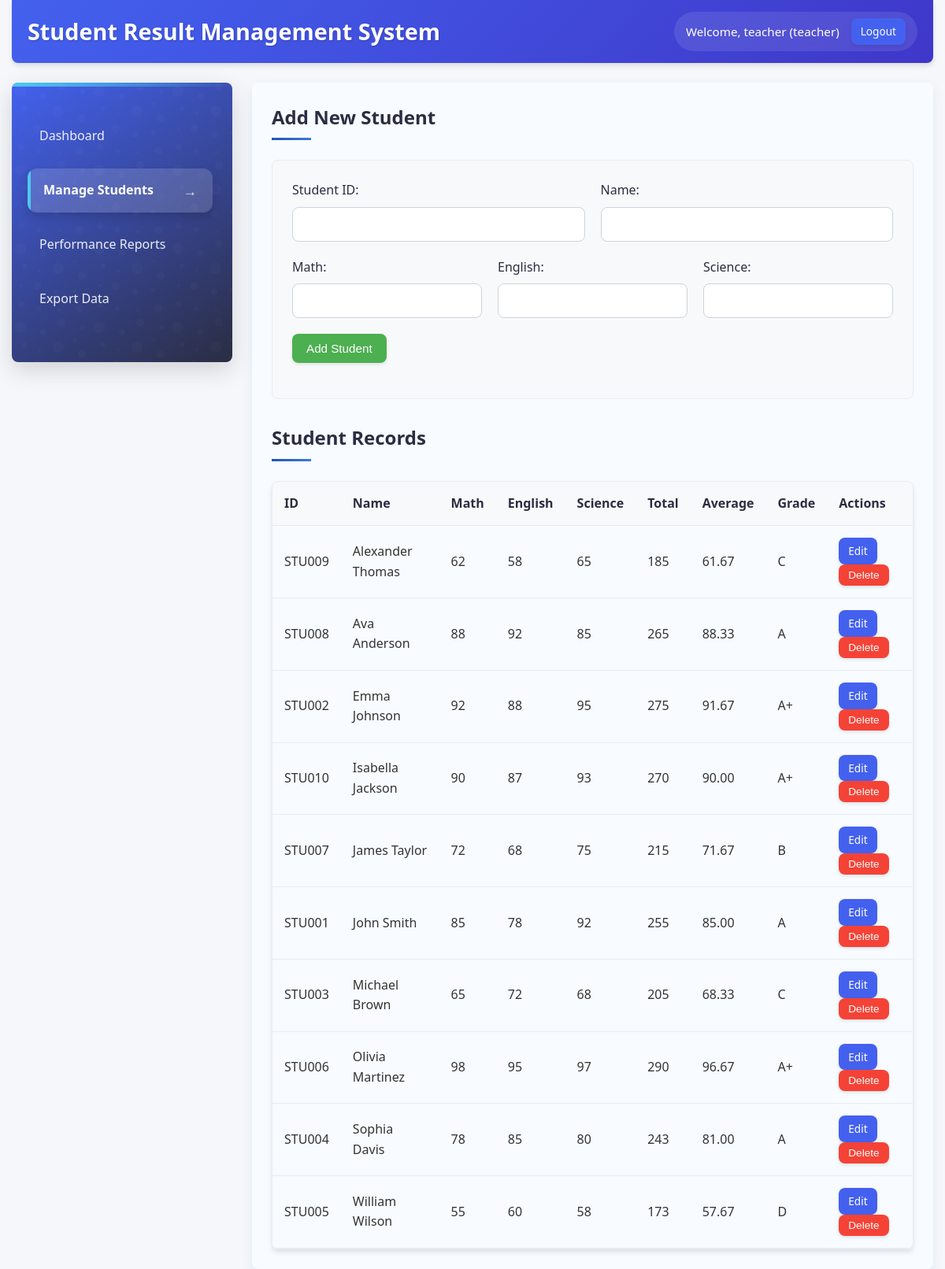
The page /manage_students.php (signed in) on the database its author committed.
### tables this page shows
CREATE TABLE students (
    id INT AUTO_INCREMENT PRIMARY KEY,
    student_id VARCHAR(20) NOT NULL UNIQUE,
    name VARCHAR(100) NOT NULL,
    math INT NOT NULL,
    english INT NOT NULL,
    science INT NOT NULL,
    total INT NOT NULL,
    average DECIMAL(5,2) NOT NULL,
    grade VARCHAR(2) NOT NULL,
    created_by INT,
    created_at TIMESTAMP DEFAULT CURRENT_TIMESTAMP,
    updated_at TIMESTAMP DEFAULT CURRENT_TIMESTAMP ON UPDATE CURRENT_TIMESTAMP,
    FOREIGN KEY (created_by) REFERENCES users(id) ON DELETE SET NULL
);

### manage_students.php (the view, shortened to what this page needs)
<?php
require_once 'config.php';
$edit_student = null;
$students = array();
$query = "SELECT * FROM students ORDER BY name";
$result = $conn->query($query);
if ($result && $result->num_rows > 0) {
    while ($row = $result->fetch_assoc()) {
        $students[] = $row;
    }
}
?>
<!DOCTYPE html>
<html lang="en">
<head>
    <link rel="stylesheet" href="styles.css">
</head>
<body>
    <div class="container">
        <div class="header">
            <h1>Student Result Management System</h1>
            <div class="user-info">
                Welcome, <?php echo htmlspecialchars($_SESSION['username']); ?> (<?php echo htmlspecialchars($_SESSION['role']); ?>)
                <a href="logout.php" class="btn btn-sm">Logout</a>
            </div>
        </div>
        <div class="dashboard">
            <div class="sidebar">
                <ul class="menu">
                    <li><a href="dashboard.php">Dashboard</a></li>
                    <li><a href="manage_students.php" class="active">Manage Students</a></li>
                    <li><a href="reports.php">Performance Reports</a></li>
                    <li><a href="export.php">Export Data</a></li>
                </ul>
            </div>
            <div class="main-content">
                <h2><?php echo $edit_student ? 'Edit Student' : 'Add New Student'; ?></h2>
                <div class="form-container">
                    <form method="POST" action="" class="student-form">
                        <div class="form-row">
                            <div class="form-group">
                                <label for="student_id">Student ID:</label>
                                <input type="text" id="student_id" name="student_id" class="form-control" value="<?php echo $edit_student ? htmlspecialchars($edit_student['student_id']) : ''; ?>" required>
                            </div>
                            <div class="form-group">
                                <label for="name">Name:</label>
                                <input type="text" id="name" name="name" class="form-control" value="<?php echo $edit_student ? htmlspecialchars($edit_student['name']) : ''; ?>" required>
                            </div>
                        </div>
                        <div class="form-row">
                            <div class="form-group">
                                <label for="math">Math:</label>
                                <input type="number" id="math" name="math" class="form-control" min="0" max="100" value="<?php echo $edit_student ? $edit_student['math'] : ''; ?>" required>
                            </div>
                            <div class="form-group">
                                <label for="english">English:</label>
                                <input type="number" id="english" name="english" class="form-control" min="0" max="100" value="<?php echo $edit_student ? $edit_student['english'] : ''; ?>" required>
                            </div>
                            <div class="form-group">
                                <label for="science">Science:</label>
                                <input type="number" id="science" name="science" class="form-control" min="0" max="100" value="<?php echo $edit_student ? $edit_student['science'] : ''; ?>" required>
                            </div>
                        </div>
                        <div class="form-group">
                            <button type="submit" name="save_student" class="btn btn-success"><?php echo $edit_student ? 'Update Student' : 'Add Student'; ?></button>
                        </div>
                    </form>
                </div>
                <h2>Student Records</h2>
                <div class="table-container">
                    <table class="data-table">
                        <thead>
                            <tr>
                                <th>ID</th>
                                <th>Name</th>
                                <th>Math</th>
                                <th>English</th>
                                <th>Science</th>
                                <th>Total</th>
                                <th>Average</th>
                                <th>Grade</th>
                                <th>Actions</th>
                            </tr>
                        </thead>
                        <tbody>
                            <?php if (count($students) > 0): ?>
                                <?php foreach ($students as $student): ?>
                                    <tr>
                                        <td><?php echo htmlspecialchars($student['student_id']); ?></td>
                                        <td><?php echo htmlspecialchars($student['name']); ?></td>
                                        <td><?php echo $student['math']; ?></td>
                                        <td><?php echo $student['english']; ?></td>
                                        <td><?php echo $student['science']; ?></td>
                                        <td><?php echo $student['total']; ?></td>
                                        <td><?php echo number_format($student['average'], 2); ?></td>
                                        <td><?php echo $student['grade']; ?></td>
                                        <td>
                                            <a href="manage_students.php?edit=<?php echo $student['id']; ?>" class="btn btn-sm">Edit</a>
                                            <form method="POST" action="" style="display: inline;">
                                                <button type="submit" name="delete_student" class="btn btn-sm btn-danger" onclick="return confirm('Are you sure you want to delete this student?')">Delete</button>
                                            </form>
                                        </td>
                                    </tr>
                                <?php endforeach; ?>
                            <?php else: ?>
                                <tr>
                                    <td colspan="9" style="text-align: center; padding: 20px;">No records found</td>
                                </tr>
                            <?php endif; ?>
                        </tbody>
                    </table>
                </div>
            </div>
        </div>
    </div>
</body>
</html>

### rows shown on the page
students: student "STU009", name "Alexander Thomas", math "62", english "58", science "65", total "185", average "61.67", grade "C"
students: student "STU008", name "Ava Anderson", math "88", english "92", science "85", total "265", average "88.33", grade "A"
students: student "STU002", name "Emma Johnson", math "92", english "88", science "95", total "275", average "91.67", grade "A+"
students: student "STU010", name "Isabella Jackson", math "90", english "87", science "93", total "270", average "90.00", grade "A+"
students: student "STU007", name "James Taylor", math "72", english "68", science "75", total "215", average "71.67", grade "B"
students: student "STU001", name "John Smith", math "85", english "78", science "92", total "255", average "85.00", grade "A"
students: student "STU003", name "Michael Brown", math "65", english "72", science "68", total "205", average "68.33", grade "C"
students: student "STU006", name "Olivia Martinez", math "98", english "95", science "97", total "290", average "96.67", grade "A+"
students: student "STU004", name "Sophia Davis", math "78", english "85", science "80", total "243", average "81.00", grade "A"
students: student "STU005", name "William Wilson", math "55", english "60", science "58", total "173", average "57.67", grade "D"

### other values the page prints
$_SESSION['username'] "teacher"
$_SESSION['role'] "teacher"
